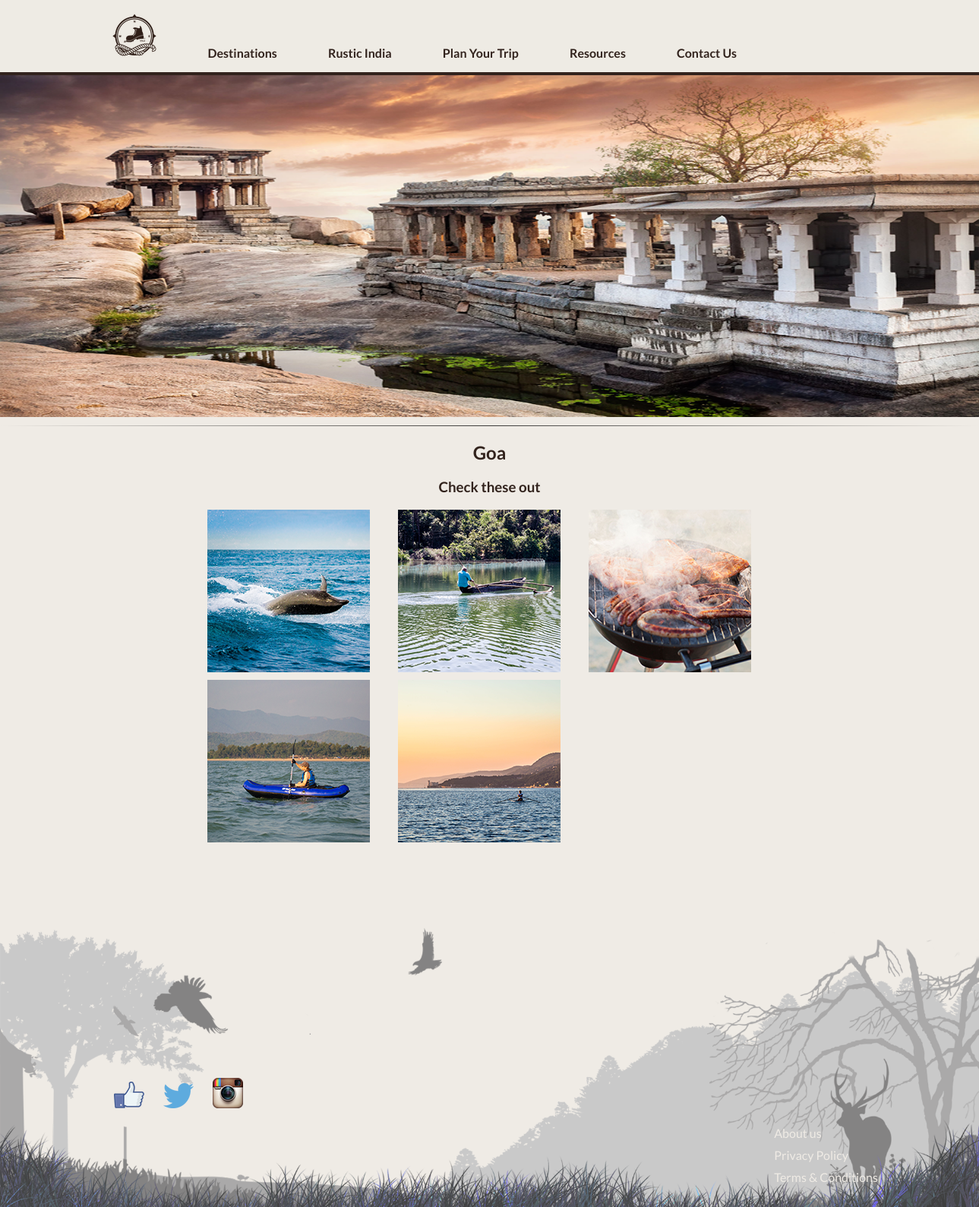
/destination.php?id=Goa, run on the app's committed database.
### tables this page shows
CREATE TABLE `destinations` (
  `id` int(11) NOT NULL AUTO_INCREMENT,
  `title` varchar(255) DEFAULT NULL,
  `codeName` varchar(255) DEFAULT NULL,
  `cover` varchar(255) NOT NULL,
  PRIMARY KEY (`id`)
);

CREATE TABLE `routes` (
  `id` int(11) NOT NULL AUTO_INCREMENT,
  `title` varchar(255) DEFAULT NULL,
  `belongsTo` int(11) DEFAULT NULL,
  `type` enum('fixed','unique','other') DEFAULT NULL,
  `image` varchar(255) DEFAULT NULL,
  PRIMARY KEY (`id`),
  KEY `belongsTo` (`belongsTo`),
  CONSTRAINT `routes_ibfk_1` FOREIGN KEY (`belongsTo`) REFERENCES `destinations` (`id`)
);

### classes/getNameFromCodeName.php (called while the page is built, shortened)
<?php
	class getNameFromCodeName
	{
		private $DB_NAME;
		public function __construct($DB_HOST,$DB_USER,$DB_PASS,$DB_NAME)
		{
			$this->DB_NAME=$DB_NAME;
		}
		public function getName($codeName){
			$DB_NAME=$this->DB_NAME;
			$SQL="SELECT * FROM destinations WHERE codeName='$codeName'";
			$query=mysql_query($SQL) or die(mysql_error());
			$data=mysql_fetch_object($query) or die(mysql_error());
			return $data->title;
		}
	}
?>

### partials/image_grid.php (the view, shortened to what this page needs)
<link rel="stylesheet" type="text/css" href="../css/grid_component.css" />
<div style="width:60%; margin:0 auto;" >
	 <?php
	 	$codeName=$_GET['id'];
	 	$codeName=mysql_real_escape_string($codeName);
	 	$sql="SELECT routes.id,routes.title AS route, routes.type,routes.image FROM routes,destinations WHERE belongsTo=destinations.id AND codeName='$codeName' AND routes.type='other';";
	 	$query=mysql_query($sql) or die(mysql_error());
	 	if(mysql_num_rows($query)){
	 		?>
				<h3>Check these out</h3>
				<ul class="grid">
	 		<?php
	 	}
	 	while($data=mysql_fetch_object($query)){
	 		?>
			<li><a href="route.php?id=<?php echo $data->id; ?>"><img src="<?php echo $data->image; ?>" style='width:100%' border="0" alt=""><div><h3><?php echo $data->route; ?></h3></div></a></li>
	 		<?php
	 	}
	 ?>
</ul>
</div>

### destination.php (shortened to what this page needs)
<!DOCTYPE html>
<html lang="en">
<head>
	<link rel="stylesheet" type="text/css" href="../css/grid_component.css" />
</head>
<body>
	<?php require 'partials/navbar.php' ?>
	<?php
		$route=$_GET['id'];
		require_once("config.php");
		$route=mysql_real_escape_string($route);
		$sql="SELECT cover FROM destinations WHERE codeName='$route'";
		$query=mysql_query($sql);
		$data=mysql_fetch_object($query);
	?>
	<img src="<?php echo $data->cover; ?>" style="width:100%;" height="450" alt="cover">
	<hr>
		<center>
		<?php
			require_once("classes/getNameFromCodeName.php");
			require_once("config.php");
			$name=new getNameFromCodeName($DB_HOST,$DB_USER,$DB_PASS,$DB_NAME);
			$fullName=$name->getName($_GET['id']);
		?>
	<h2><?php echo $fullName; ?></h2>
		</center>
	<?php require_once('partials/image_grid.php'); ?>
	<?php require_once('partials/footer.php'); ?>
</body>
</html>

### css/grid_component.css (style rules this page uses)
body, html { font-size: 100%; padding: 0; margin: 0; }
html { min-width: 1279px; }
*, *:after, *:before { -webkit-box-sizing: border-box; -moz-box-sizing: border-box; box-sizing: border-box; }
body { font-family: 'Lato', Calibri, Arial, sans-serif; }
a { text-decoration: none; }
.grid { margin-top:10px; padding: 0px; margin: 0 auto; list-style: none; overflow: hidden; }
.grid li { position: relative; margin-left: auto; margin-right:22px; margin-bottom: 10px; float: left; margin-left: 15px; width: auto; }
.grid li a, .grid li a img { float: center; display: block; cursor: pointer; }
.grid li a img { max-width: auto; height: auto; }

### css/default.css (style rules this page uses)
body { min-width: 1170px; }
body, html { font-size: 100%; padding: 0; margin: 0; background-color: #efebe5; }
*, *:after, *:before { -webkit-box-sizing: border-box; -moz-box-sizing: border-box; box-sizing: border-box; }
body, header { font-family: 'Lato', Calibri, Arial, sans-serif; color: #32231d; }
a { color: #efebe5; text-decoration: none; }

### css/component.css (style rules this page uses)
hr { border: 0; height: 1px; background-image: -webkit-linear-gradient(left, rgba(0,0,0,0), rgba(0,0,0,0.75), rgba(0,0,0,0)); background-image: -moz-linear-gradient(left, rgba(0,0,0,0), rgba(0,0,0,0.75), rgba(0,0,0,0)); background-image: -ms-linear-gradient(left, rgba(0,0,0,0), rgba(0,0,0,0.75), rgba(0,0,0,0)); background-image: -o-linear-gradient(left, rgba(0,0,0,0), rgba(0,0,0,0.75), rgba(0,0,0,0)); }

### partials/image_grid.php (style rules this page uses)
h3 { text-align: center; }

### data on the page
destinations: cover (picture), title "Goa"
routes: image (picture)
routes: image (picture)
routes: image (picture)
routes: image (picture)
routes: image (picture)
